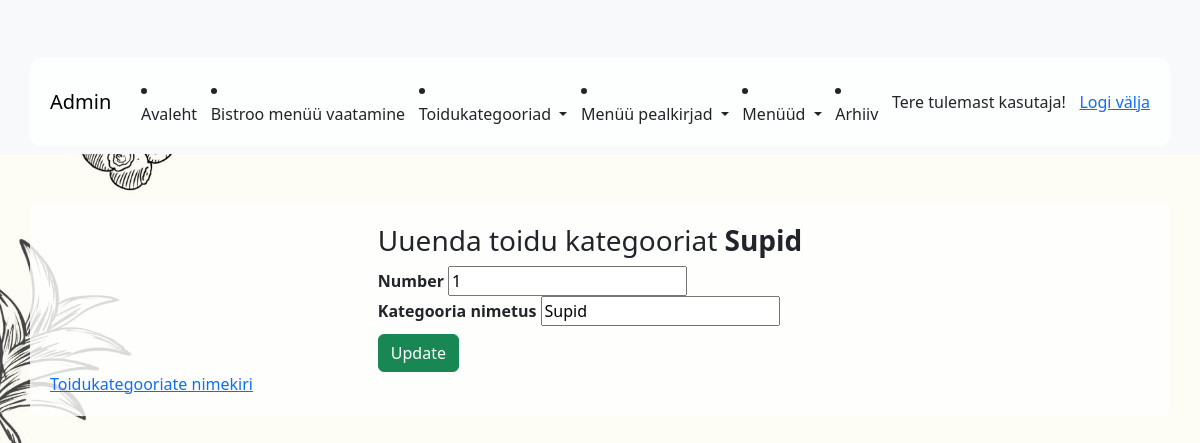
/app_admin/category_update/1 (signed in), run on an earlier commit of the app's database.
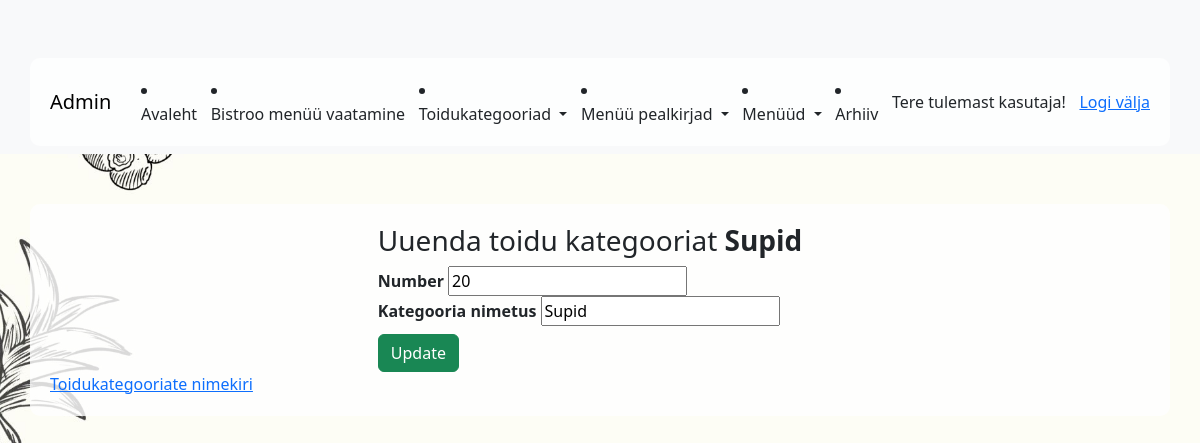
And on a later commit of the database.
### app_admin/models.py (models this page shows)
class Category(models.Model):
    number = models.PositiveIntegerField(verbose_name="Number")
    name = models.CharField(max_length=255, unique=True, verbose_name="Kategooria nimetus")
    def __str__(self):
        return self.name

### app_admin/views.py (the view)
# urls.py: path('category_update/<int:pk>', views.CategoryUpdateView.as_view(), name='category_update'),
class CategoryUpdateView(ManagerRequiredMixin, EditorRequiredMixin, UpdateView):
    template_name = 'app_admin/category_update.html'
    model = Category
    fields = '__all__'
    success_url = reverse_lazy('app_admin:category_list')

### app_admin/views.py (called while the page is built)
    def test_func(self):
        return self.request.user.groups.filter(name='Manager').exists()

### app_admin/templates/app_admin/category_update.html (shortened to what this page needs)
{% extends 'base_admin.html' %}
{% block content %}
	<div class="row">
    <div class="col-5 mx-auto">
        <h3>Uuenda toidu kategooriat <span class="fw-bold">{{ category }}</span></h3>
        <form method="post" class="form">
            {% for field in form %}
            	<div class="form-field">
                    <label for="{{ field.id_for_label }}" class="fw-bold">{{ field.label }}</label>
                    {{ field }}
                </div>
            {% endfor %}
            <input type="submit" value="Update" class="btn btn-success mt-2">
        </form>
    </div>
    <a href="{% url 'app_admin:category_list' %}">Toidukategooriate nimekiri</a>
    </div>
{% endblock %}

What changed in the data, as far as the page shows it:
changed Category "Supid": number "1" → "20"
